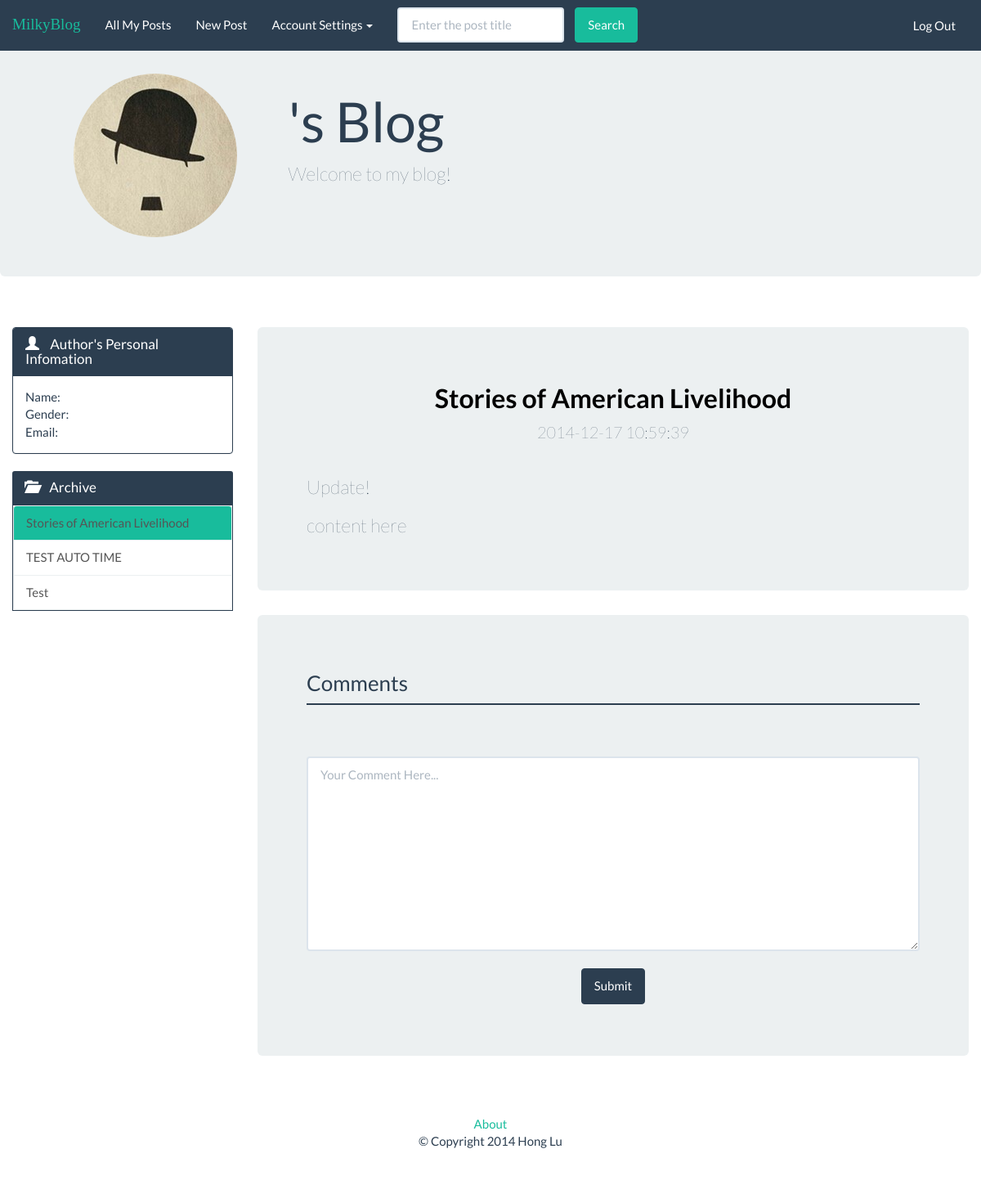
Before: /view/single_post.php?post=10 with the older database file.
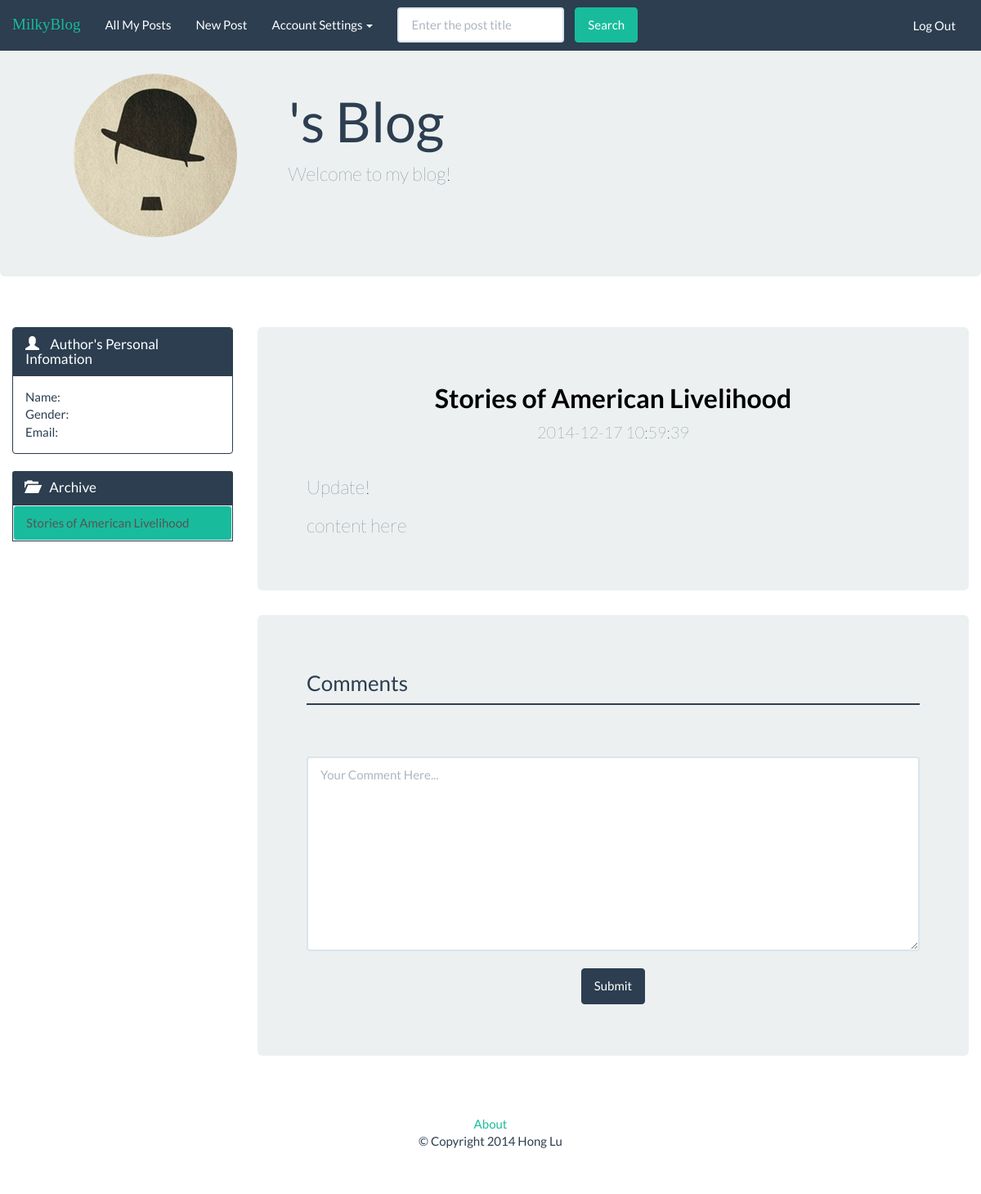
After: the same page with the newer database file.
### tables this page shows
CREATE TABLE IF NOT EXISTS `posts` (
`post_id` bigint(20) unsigned NOT NULL,
  `heading` text NOT NULL,
  `abstract` text NOT NULL,
  `content` text NOT NULL,
  `date` timestamp NOT NULL DEFAULT CURRENT_TIMESTAMP ON UPDATE CURRENT_TIMESTAMP,
  `user_name` varchar(20) NOT NULL,
  `uid` int(11) NOT NULL
);

### src/model/posts.php (called while the page is built, shortened)
<?php
    function getAllPosts ($uid) {
      $db = opendb();
      if (!$result = $db->query("SELECT * FROM posts WHERE uid='$uid'")){
        die('There was an error running the query [' . $db->error . ']');
      }
      $posts = array();
      while ($row = $result->fetch_assoc()) {
        array_push($posts, $row);
      }
      return $posts;
    }
    function getSinglePost ($id) {
        $db = opendb();
        $sql = 'SELECT * FROM posts WHERE post_id ='.$id;
        if(!$result = $db->query($sql)){
            die('There was an error running the query [' . $db->error . ']');
        }
        return  $result->fetch_assoc();
    }
?>

### src/view/single_post.php (the view, shortened to what this page needs)
<html>
    <head>
        <?php require_once('common/header.php') ?>
    </head>
    <body>
        <?php
        require_once("common/new_nav.php");
        ?>
        <div class="container-fluid">
            <?php
                $pid = $_GET['post'];
                $curr_post = getSinglePost($pid);
                $uid = $curr_post['uid'];
            ?>
            <?php require_once("common/page_header.php");?>
            <div class="row">
                <?php require_once('common/left_panel.php');?>
                <div class="col-md-9">
                    <div class="jumbotron">
                        <h2 class="post-heading"> <?php echo $curr_post['heading']; ?></h3>
                        <p style="text-align:center"><small><?php echo $curr_post['date'];?></small></p>
                        <br>
                        <p class="lead"> <?php echo $curr_post['abstract']; ?></p>
                        <p> <?php echo $curr_post['content']; ?> </p>
                    </div>
                    <div class="jumbotron">
                        <div class="MyCommentHeading"><h3>Comments</h3></div>
                        <form role="form" action="manage_input/manage_comment.php" method="post">
                            <br><br>
                            <textarea class="form-control" rows="10" name="comment" placeholder="Your Comment Here..."></textarea>
                            <br>
                            <div class="wrapper" style="text-align:center">
                                <button type="submit" class="btn btn-primary" >Submit</button>
                            </div>
                        </form>
                    </div>
                </div>
            </div>
            <?php require_once('common/footer.php') ?>
        </div>
    </body>
</html>

### src/view/common/left_panel.php (shortened to what this page needs)
<div class="col-lg-3">
    <div class="panel panel-primary">
    <div class="panel-heading">
        <h3 class="panel-title">
            <span class="glyphicon glyphicon-user" style="margin-right: 10px;" aria-hidden="true"></span>
            Author's Personal Infomation
        </h3>
    </div>
    <div class="panel-body">
        <?php $result = getUserInfo($uid);
        echo "Name: ". $result['pf_name']."<br>
        Gender:".$result['gender']." <br>
        Email:". $result['email']." <br>";
        ?>
    </div>
    </div>
    <div class="panel-primary">
        <div class="panel-heading">
            <h3 class="panel-title">
                <span class="glyphicon glyphicon-folder-open" style="margin-right: 10px;" aria-hidden="true"></span>
                Archive
            </h3>
        </div>
        <div class="panel-body" style="padding:0px; border: 1px solid #2c3e50">
            <div class="list-group" style="margin:0">
                <?php
                $posts = getAllPosts($uid);
                if ($posts){
                    foreach ($posts as $post) {
                        if (isset($_GET['post']) && ($post['post_id'] == $_GET['post'])){
                            echo '<a  class="list-group-item" style="background-color:#18bc9c" href="single_post.php?post='.$post['post_id'].'">' .$post['heading']. '</a>' ;
                        }
                        else{
                            echo '<a  class="list-group-item" href="single_post.php?post='.$post['post_id'].'">' .$post['heading']. '</a>' ;
                        }
                    }
                }
                else{
                    echo '<p style = "padding: 20px"> Current user has not created any post yet!';
                }
                ?>
            </div>
        </div>
    </div>
</div>

Changed rows visible on the page:
removed posts: heading "TEST AUTO TIME"
removed posts: heading "Test"
